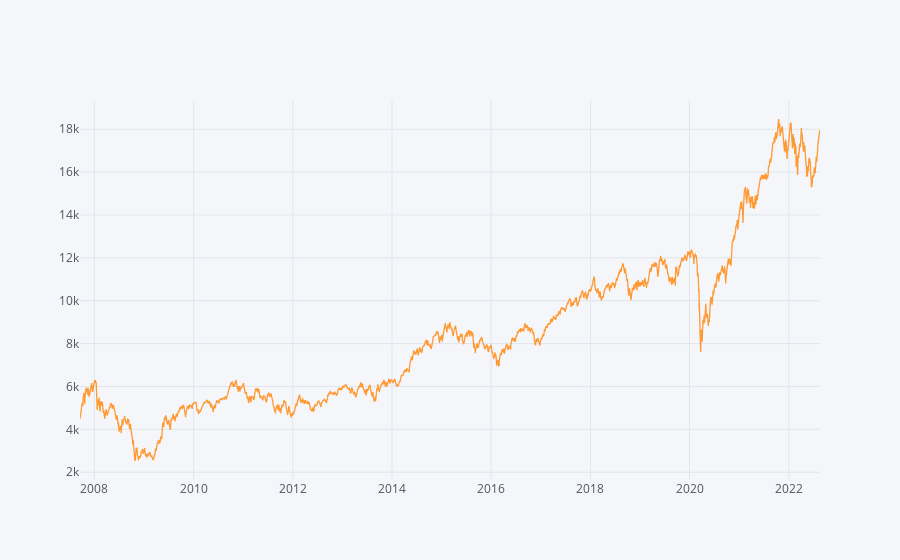

The code cell stored with this chart in its notebook:
### Code cell
init_notebook_mode(connected = True)
cf.go_offline()
#ploting the daily close price
df['Adj Close'].iplot()

### Figure 1 — Plotly figure (JSON) as saved in the notebook; plotly's stock layout.template omitted (floating-point values rounded to 4 significant figures; data arrays with more than 128 entries replaced by an {"elided": "..."} marker saying what was removed)
{"data": [{"line": {"color": "rgba(255, 153, 51, 1.0)", "dash": "solid", "shape": "linear", "width": 1.3}, "mode": "lines", "name": "Adj Close", "text": "", "type": "scatter", "x": {"elided": "3656 str values"}, "y": {"elided": "3656 float values"}}], "layout": {"legend": {"bgcolor": "#F5F6F9", "font": {"color": "#4D5663"}}, "paper_bgcolor": "#F5F6F9", "plot_bgcolor": "#F5F6F9", "title": {"font": {"color": "#4D5663"}}, "xaxis": {"gridcolor": "#E1E5ED", "showgrid": true, "tickfont": {"color": "#4D5663"}, "title": {"font": {"color": "#4D5663"}, "text": ""}, "zerolinecolor": "#E1E5ED"}, "yaxis": {"gridcolor": "#E1E5ED", "showgrid": true, "tickfont": {"color": "#4D5663"}, "title": {"font": {"color": "#4D5663"}, "text": ""}, "zerolinecolor": "#E1E5ED"}}}
